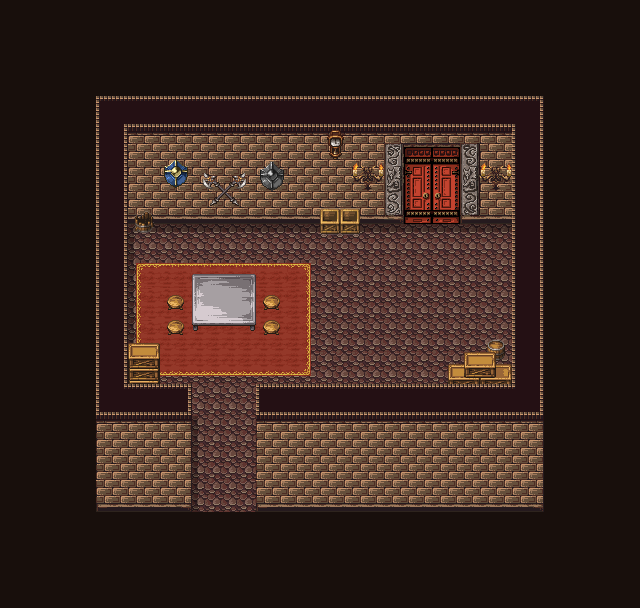

A level layout from a 2D game, rendered from its tile map. Below: a short description, then the map file with tile-grid data replaced by summaries:
An orthogonal 20x19 tile map with 32x32 px tiles, 9 tile layers (floor, wall, shadow, furniture-4, ...), 3 tilesets.

<map version="1.9" tiledversion="1.9.1" orientation="orthogonal" renderorder="right-down" width="20" height="19" tilewidth="32" tileheight="32" infinite="0" nextlayerid="12" nextobjectid="1">
  <tileset firstgid="1" source="../28,29_tsx/28_maptip.tsx" />
  <tileset firstgid="822" source="../28,29_tsx/7_maptip.tsx" />
  <tileset firstgid="1722" source="../28,29_tsx/28_maptip_house.tsx" />
  <layer id="4" name="floor" width="20" height="19">
    <data>[380 cells, 380 non-empty, 1 distinct tile ids]</data>
  </layer>
  <layer id="3" name="wall" width="20" height="19">
    <data>[380 cells, 114 non-empty, 31 distinct tile ids]</data>
  </layer>
  <layer id="11" name="shadow" width="20" height="19">
    <data>[380 cells, 19 non-empty, 3 distinct tile ids]</data>
  </layer>
  <layer id="5" name="furniture-4" width="20" height="19">
    <data>[380 cells, 39 non-empty, 23 distinct tile ids]</data>
  </layer>
  <layer id="6" name="furniture-3" width="20" height="19">
    <data>[380 cells, 8 non-empty, 6 distinct tile ids]</data>
  </layer>
  <layer id="7" name="furniture-2" width="20" height="19">
    <data>[380 cells, 1 non-empty, 1 distinct tile ids]</data>
  </layer>
  <layer id="8" name="chara" width="20" height="19">
    <data>[380 cells, 0 non-empty, 0 distinct tile ids]</data>
  </layer>
  <layer id="9" name="furniture-1" width="20" height="19">
    <data>[380 cells, 7 non-empty, 7 distinct tile ids]</data>
  </layer>
  <layer id="1" name="frame" width="20" height="19">
    <data>[380 cells, 198 non-empty, 1 distinct tile ids]</data>
  </layer>
</map>
